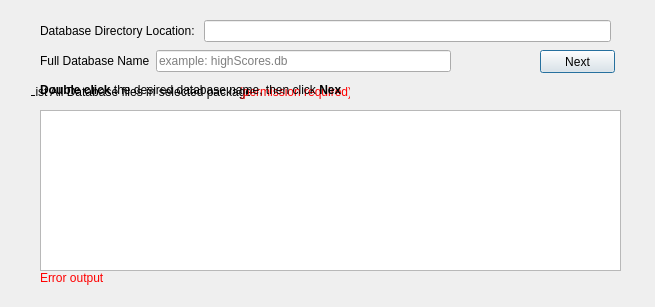
<?xml version="1.0" encoding="UTF-8"?>
<ui version="4.0">
 <class>SetDatabaseName</class>
 <widget class="QDialog" name="SetDatabaseName">
  <property name="geometry">
   <rect>
    <x>0</x>
    <y>0</y>
    <width>655</width>
    <height>307</height>
   </rect>
  </property>
  <property name="minimumSize">
   <size>
    <width>655</width>
    <height>307</height>
   </size>
  </property>
  <property name="maximumSize">
   <size>
    <width>655</width>
    <height>307</height>
   </size>
  </property>
  <property name="windowTitle">
   <string>Dialog</string>
  </property>
  <widget class="QPushButton" name="btnNext">
   <property name="geometry">
    <rect>
     <x>540</x>
     <y>50</y>
     <width>75</width>
     <height>23</height>
    </rect>
   </property>
   <property name="text">
    <string>Next</string>
   </property>
  </widget>
  <widget class="QListWidget" name="lwDatabases">
   <property name="geometry">
    <rect>
     <x>40</x>
     <y>110</y>
     <width>581</width>
     <height>161</height>
    </rect>
   </property>
  </widget>
  <widget class="QWidget" name="layoutWidget">
   <property name="geometry">
    <rect>
     <x>40</x>
     <y>50</y>
     <width>411</width>
     <height>22</height>
    </rect>
   </property>
   <layout class="QHBoxLayout" name="horizontalLayout">
    <item>
     <widget class="QLabel" name="label">
      <property name="text">
       <string>Full Database Name</string>
      </property>
     </widget>
    </item>
    <item>
     <widget class="QLineEdit" name="leDbName">
      <property name="placeholderText">
       <string>example: highScores.db</string>
      </property>
     </widget>
    </item>
   </layout>
  </widget>
  <widget class="QPushButton" name="btnListDbOne">
   <property name="geometry">
    <rect>
     <x>30</x>
     <y>80</y>
     <width>221</width>
     <height>23</height>
    </rect>
   </property>
   <property name="styleSheet">
    <string notr="true"/>
   </property>
   <property name="text">
    <string>List All Database files in selected package</string>
   </property>
   <property name="flat">
    <bool>true</bool>
   </property>
  </widget>
  <widget class="QPushButton" name="btnListDbTwo">
   <property name="geometry">
    <rect>
     <x>240</x>
     <y>80</y>
     <width>111</width>
     <height>23</height>
    </rect>
   </property>
   <property name="styleSheet">
    <string notr="true">color:red</string>
   </property>
   <property name="text">
    <string>(permission required)</string>
   </property>
   <property name="flat">
    <bool>true</bool>
   </property>
  </widget>
  <widget class="QLabel" name="lbDoubleClickInstruction">
   <property name="geometry">
    <rect>
     <x>40</x>
     <y>80</y>
     <width>301</width>
     <height>21</height>
    </rect>
   </property>
   <property name="text">
    <string>&lt;html&gt;&lt;head/&gt;&lt;body&gt;&lt;p&gt;&lt;span style=&quot; font-weight:600;&quot;&gt;Double click&lt;/span&gt; the desired database name, then click &lt;span style=&quot; font-weight:600;&quot;&gt;Next&lt;/span&gt;&lt;/p&gt;&lt;/body&gt;&lt;/html&gt;</string>
   </property>
  </widget>
  <widget class="QLabel" name="lbError">
   <property name="geometry">
    <rect>
     <x>40</x>
     <y>270</y>
     <width>321</width>
     <height>16</height>
    </rect>
   </property>
   <property name="styleSheet">
    <string notr="true">color:red</string>
   </property>
   <property name="text">
    <string>Error output</string>
   </property>
  </widget>
  <widget class="QWidget" name="layoutWidget">
   <property name="geometry">
    <rect>
     <x>40</x>
     <y>20</y>
     <width>571</width>
     <height>22</height>
    </rect>
   </property>
   <layout class="QHBoxLayout" name="horizontalLayout_2">
    <item>
     <widget class="QLabel" name="lbDbLocationStarting">
      <property name="text">
       <string>Database Directory Location: </string>
      </property>
     </widget>
    </item>
    <item>
     <widget class="QLineEdit" name="leRestOfLocation"/>
    </item>
   </layout>
  </widget>
 </widget>
 <resources/>
 <connections/>
</ui>
